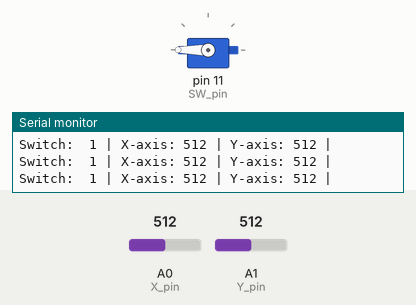
Bench run of a sketch on a simulated Arduino Uno, built with avr-gcc and run on an emulated ATmega328P. On the bench: servo, the last lines printed to the serial monitor. The test bench sets the inputs (shaded band); at power-on: A0 (X_pin) = 512, A1 (Y_pin) = 512.

Above: at 1.2 s.
1.3 s: A0 (X_pin) set to 164
2.8 s: A0 (X_pin) set to 138
At 3.2 s:
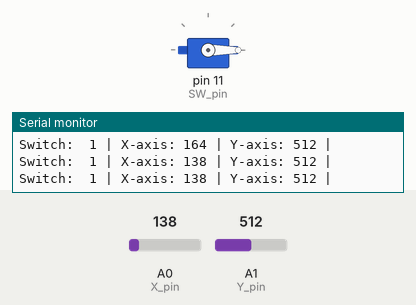
4.3 s: A0 (X_pin) set to 160
At 4.9 s:
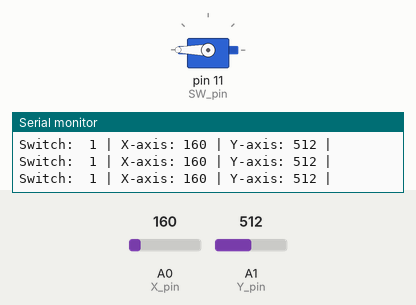
5.9 s: A1 (Y_pin) set to 11
8.9 s: A1 (Y_pin) set to 8
Timing chart, 0 to 11.9 s (numbered marks = the images above; inputs shaded):
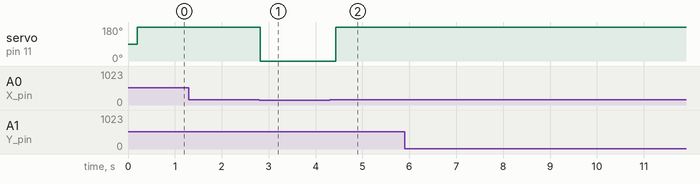

Measured:
- the behaviour switches between 150 and 149 on A0 (X_pin) (found by bisection; images 0 and 1)
- after the input at 2.8 s, servo on pin 11 (SW_pin): 180° → 0° at once
- after the input at 4.3 s, servo on pin 11 (SW_pin): 0° → 180° after 0.13 s

The sketch:

joystick_controller_servo.ino
```cpp
const int SW_pin = 11; // digital pin connected to switch output
const int X_pin = 0; // analog pin connected to X output
const int Y_pin = 1; // analog pin connected to Y output


#include <Servo.h>

Servo m1;
Servo m2;

int p1 = 0;
int p2 = 0;


void setup() {
  // put your setup code here, to run once:


pinMode(SW_pin, INPUT);
  digitalWrite(SW_pin, HIGH);
  Serial.begin(9600);

m1.attach(9);
m1.attach(11);


}

void loop() {
  // put your main code here, to run repeatedly:


Serial.print("Switch:  ");
  Serial.print(digitalRead(SW_pin));
  Serial.print(" | ");
  Serial.print("X-axis: ");
  Serial.print(analogRead(X_pin));
  Serial.print(" | ");
  Serial.print("Y-axis: ");
  Serial.print(analogRead(Y_pin));
  Serial.println(" | ");
  delay(200);


if(analogRead(X_pin) < 150){

  p1 = 0;
  //motor.write(0);
  }
else if( 150 < analogRead(X_pin) < 800 ){

  p1 = 180;
  //motor.write(90);

  }

else if(analogRead(X_pin) > 800 ){

  p1 = 90;
  //motor.write(180);

  }

m1.write(p1);

if(analogRead(Y_pin) < 150){

  p2 = 0;
  //motor.write(0);
  }
else if( 150 < analogRead(Y_pin) < 800 ){

  p2 = 180;
  //motor.write(90);

  }

else if(analogRead(Y_pin) > 800 ){

  p2 = 90;
  //motor.write(180);

  }

 m2.write(p2);


}
```
